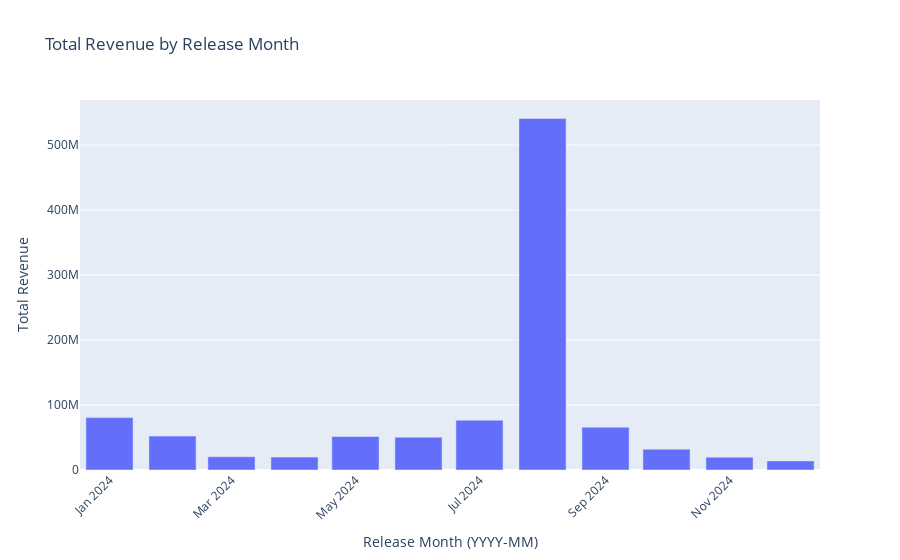

The code cell stored with this chart in its notebook:
### Code cell
#Revenue vs. release month
df['release_date'] = pd.to_datetime(df['release_date'], errors='coerce')
df['release_date'] = df['release_date'].dt.strftime('%Y-%m')

# Filter and sort data
grouped_df = df.groupby('release_date')['revenue'].sum().reset_index()

# Plot
fig6 = px.bar(grouped_df,x='release_date',y='revenue',
    title='Total Revenue by Release Month',
    labels={'release_date': 'Release Month (YYYY-MM)', 'revenue': 'Total Revenue'}
)
fig6.update_layout(xaxis_tickangle=-45)
fig6.show()

pyo.plot(fig6, filename='archive/revenue_by_release_month_plotly.html')

### Figure 1 — Plotly figure (JSON) as saved in the notebook; plotly's stock layout.template omitted (floating-point values rounded to 4 significant figures)
{"data": [{"alignmentgroup": "True", "hovertemplate": "Release Month (YYYY-MM)=%{x}<br>Total Revenue=%{y}<extra></extra>", "legendgroup": "", "marker": {"color": "#636efa", "pattern": {"shape": ""}}, "name": "", "offsetgroup": "", "orientation": "v", "showlegend": false, "textposition": "auto", "type": "bar", "x": ["2024-01", "2024-02", "2024-03", "2024-04", "2024-05", "2024-06", "2024-07", "2024-08", "2024-09", "2024-10", "2024-11", "2024-12"], "xaxis": "x", "y": [80620000.0, 52169590, 20295788, 19848274, 51530000.0, 50533875, 76690000.0, 540868976, 65920000.0, 32066532, 19730000.0, 13974253], "yaxis": "y"}], "layout": {"barmode": "relative", "legend": {"tracegroupgap": 0}, "title": {"text": "Total Revenue by Release Month"}, "xaxis": {"anchor": "y", "domain": [0, 1], "tickangle": -45, "title": {"text": "Release Month (YYYY-MM)"}}, "yaxis": {"anchor": "x", "domain": [0, 1], "title": {"text": "Total Revenue"}}}}
